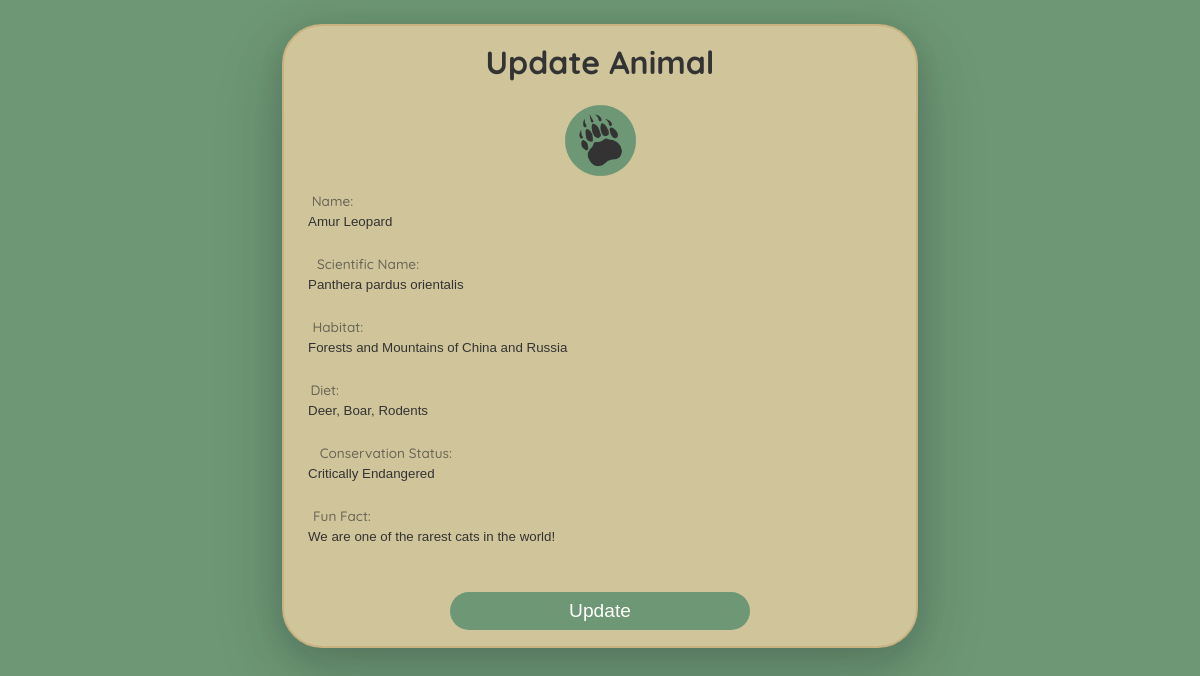
The page /update.php?animal_id=4 (signed in) on the database its author committed.
### tables this page shows
CREATE TABLE `animals` (
  `animal_id` int NOT NULL,
  `name` varchar(255) NOT NULL,
  `scientific_name` varchar(255) NOT NULL,
  `habitat` varchar(255) NOT NULL,
  `diet` varchar(255) NOT NULL,
  `conservation_status` varchar(255) NOT NULL,
  `fun_fact` varchar(255) NOT NULL
);

### update.php (the view, shortened to what this page needs)
<?php
$host = 'localhost';
$dbname = 'animals';
$user = 'jacob';
$pass = 'jacob';
$charset = 'utf8mb4';
$dsn = "mysql:host=$host;dbname=$dbname;charset=$charset";
$options = [
    PDO::ATTR_ERRMODE            => PDO::ERRMODE_EXCEPTION,
    PDO::ATTR_DEFAULT_FETCH_MODE => PDO::FETCH_ASSOC,
    PDO::ATTR_EMULATE_PREPARES   => false,
];
try {
    $pdo = new PDO($dsn, $user, $pass, $options);
} catch (PDOException $e) {
    throw new PDOException($e->getMessage(), (int)$e->getCode());
}
$animal_id = (int)$_GET['animal_id'];
$sql = 'SELECT * FROM animals WHERE animal_id = :animal_id';
$stmt = $pdo->prepare($sql);
$stmt->execute(['animal_id' => $animal_id]);
$animal = $stmt->fetch();
?>
<!DOCTYPE html>
<html lang ="en">
<head>
    <link rel="stylesheet" href="styles.css">
</head>
<body>
    <div class="request-container">
        <form method="POST" action="" class="login-form">
            <h1>Update Animal</h1>
            <img src="Animal Archive Logo.png" width= "75px" height = "75px">
            <div class = "request-row">
                <input placeholder = "Name:" class = "form-input" type="text" id="name" name="name" value="<?php echo htmlspecialchars($animal['name']); ?>" required>
                <label class = "form-label" for="name">Name:</label>
            </div>
            <div class = "request-row">
                <input placeholder = "Scientific Name" class = "form-input" type="text" id="scientific_name" name="scientific_name" value="<?php echo htmlspecialchars($animal['scientific_name']); ?>" required>
                <label class = "form-label" for="scientific_name">Scientific Name:</label>
            </div>
            <div class = "request-row">
                <input placeholder = "Habitat:" class = "form-input" type="text" id="habitat" name="habitat" value="<?php echo htmlspecialchars($animal['habitat']); ?>" required>
                <label class = "form-label" for="habitat">Habitat:</label>
            </div>
            <div class = "request-row">
                <input placeholder = "Diet:" class = "form-input" type="text" id="diet" name="diet" value="<?php echo htmlspecialchars($animal['diet']); ?>" required>
                <label class = "form-label" for="diet">Diet:</label>
            </div>
            <div class = "request-row">
                <input placeholder = "Conservation Status:" class = "form-input" type="text" id="conservation_status" name="conservation_status" value="<?php echo htmlspecialchars($animal['conservation_status']); ?>" required>
                <label class = "form-label" for="conservation_status">Conservation Status:</label>
            </div>
            <div class = "request-row">
                <input placeholder = "Fun Fact:" class = "form-input" type="text" id="fun_fact" name="fun_fact" value="<?php echo htmlspecialchars($animal['fun_fact']); ?>" required>
                <label class = "form-label" for="fun_fact">Fun Fact:</label>
            </div>
            <button type="submit" name="submit" class = "submit-button">Update</button>
        </form>
    </div>
</body>
</html>

### styles.css (style rules this page uses)
body { display:flex; align-items: center; justify-content: center; font-family: 'Quicksand'; font-weight: 500; background-color: #6D9775; color: #333; max-width: 1200px; height: 100%; margin: 0; padding: 0; flex-direction: column; }
h1, h2 { margin-top: 0px; }
.request-container { border: 2px solid #C8B282; width:50%; display:flex auto; margin:0; margin-top: 1.5rem; padding:1rem; text-align: center; border-radius: 2.5rem; background: #D0C59A; box-shadow: rgba(17, 17, 26, 0.1) 0px 8px 24px, rgba(17, 17, 26, 0.1) 0px 16px 56px, rgba(17, 17, 26, 0.1) 0px 24px 80px; }
.request-container button { width:50%; }
.request-row { position:relative; margin-bottom: 0.5rem; background: #D0C59A; }
.form-input { box-sizing: border-box; border:0; width: 100%; padding: 2rem 1rem 0.5rem 0.5rem; color: #333; background: #D0C59A; }
.form-input::placeholder { display: none; color:transparent; }
.form-label { color:#333; bottom:0.5rem; left:0.5rem; position:absolute; transition: opacity .1s ease-in-out, transform .1s ease-in-out; }
.form-input:focus~.form-label, .form-input:not(:placeholder-shown)~.form-label { opacity: .65; transform: scale(.85) translateY(-1.3rem); }
.submit-button { color:white; background: #6D9775; border-radius: 2rem; border:0; padding: 0.5rem 2rem; font-size:1.2rem; width: 100%; margin-top:2rem; }

### rows shown on the page
animals: name "Amur Leopard", scientific_name "Panthera pardus orientalis", habitat "Forests and Mountains of China and Russia", diet "Deer, Boar, Rodents", conservation_status "Critically Endangered", fun_fact "We are one of the rarest cats in the world!"
